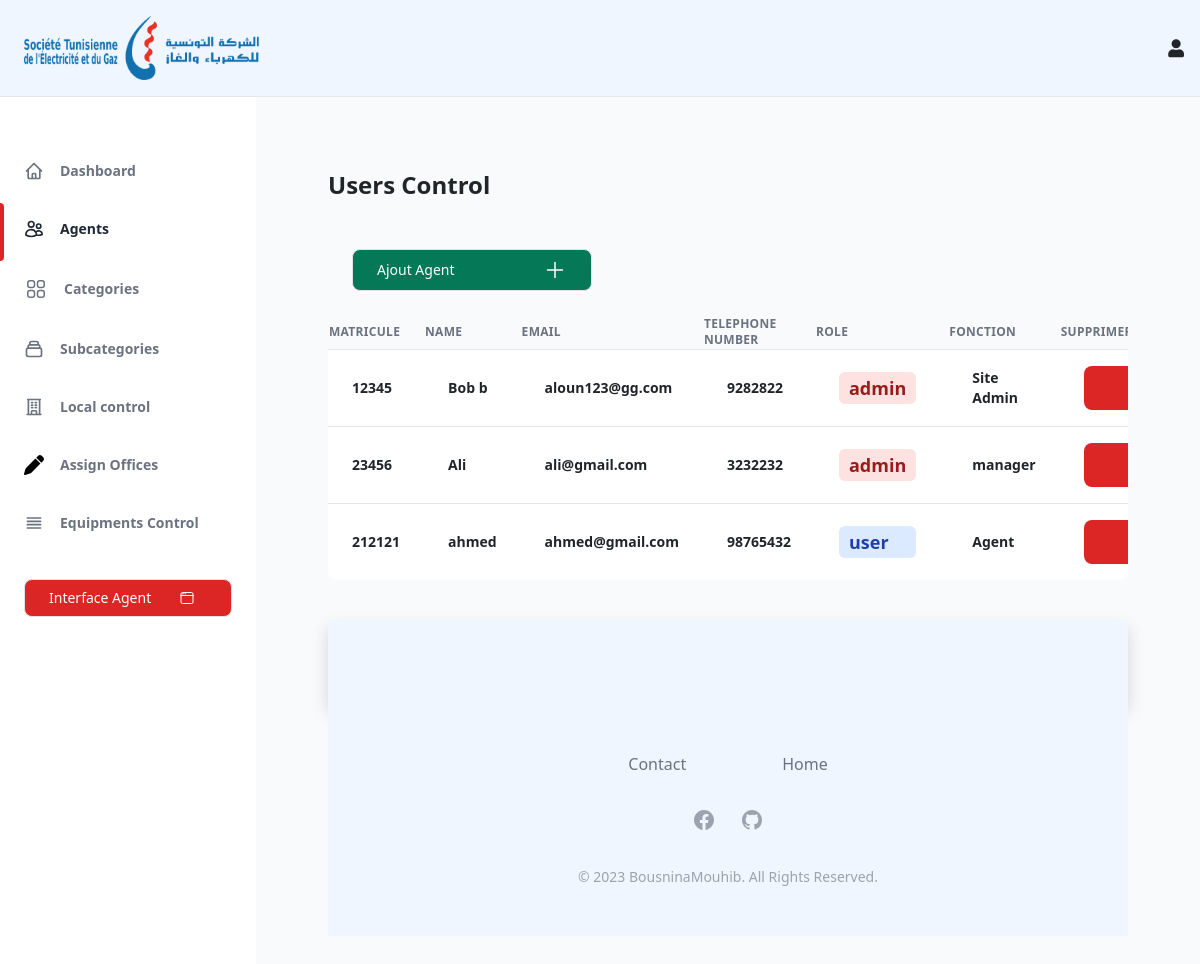
The app's page /usercontrol (signed in) with its own data.
### tables this page shows
CREATE TABLE `users` (
  `id_user` int(8) NOT NULL,
  `mat_user` int(5) NOT NULL,
  `name` varchar(35) NOT NULL,
  `email` varchar(200) NOT NULL,
  `password` varchar(30) NOT NULL,
  `role` varchar(8) NOT NULL DEFAULT 'user',
  `telnum` int(10) NOT NULL,
  `Fonction` varchar(30) NOT NULL
);

### core/Functions.php (called while the page is built, shortened)
<?php
function base_path($path)
{
    return BASE_PATH . $path;
}
function view($path, $attributes = []){
    extract($attributes);
    require  base_path('views/'.$path);
}

### controllers/admin/usercontrol/index.php (called while the page is built, shortened)
<?php
$config = require base_path('config.php');
$db = new Database($config['database']);
$users = $db->query("select * from users ") -> get();
$userOF = $db->query("
    SELECT localusers.*, local.name AS office_name, local.placement , users.name AS user_name
    FROM localusers
    JOIN local ON localusers.id_local = local.id_local
    JOIN users ON localusers.id_user = users.id_user
")->get();
view("admin/usercontrol.views.php", [
    'heading' => 'Users Control',
    'users' => $users,
    'userOF' => $userOF
]);

### public/index.php (called while the page is built, shortened)
<?php
require BASE_PATH . 'core/functions.php';
spl_autoload_register(function ($class) {
    $class = str_replace("\\", '/', $class);
});
$router = new \core\Router();
$uri = parse_url($_SERVER['REQUEST_URI'])['path'];
$method =$_POST['_method'] ?? $_SERVER['REQUEST_METHOD'];
$router->route($uri, $method);

### config.php (called while the page is built)
<?php
return [
    'database' => [
        'host' => 'localhost',
        'port' => 3306,
        'dbname' => 'steggestionim',
        'charset' => 'utf8mb4'
    ],
];

### core/Database.php (called while the page is built, shortened)
<?php
    class Database {
    public  $connection;
    public $statement;
    public function __construct($config,$username ="root" ,$password= "")
    {
        $dsn = ('mysql:' . http_build_query($config,'',';'));
        $this-> connection = new PDO($dsn, $username, $password,[
            PDO::ATTR_DEFAULT_FETCH_MODE => PDO::FETCH_ASSOC
        ]);
    }
    public function query($query,$params = [])
    {
        $this->statement = $this-> connection ->prepare($query);
        $this->statement->execute($params);
        return $this;
    }
    public function get(){
        return $this->statement->fetchAll();
    }
}

### views/admin/usercontrol.views.php (the view, shortened to what this page needs)
<?php require base_path('views/admin/partials/head.php'); ?>
<?php require base_path('views/admin/partials/header.php') ?>
<?php require base_path('views/admin/partials/aside.php') ?>
<?php
function getRoleColor($role)
{
    switch ($role) {
        case 'admin':
            return 'bg-red-100 text-red-800 text-lg font-medium me-2 px-2.5 py-0.5 rounded dark:bg-red-900 dark:text-red-300';
        case 'user':
            return 'bg-blue-100 text-blue-800 text-lg font-medium me-2 px-2.5 py-0.5 rounded dark:bg-blue-900 dark:text-blue-300';
    }
}
?>
<main class=" p-5 w-full h-full overflow-y-auto">
    <div class="container px-6 mx-auto grid ">
        <h1 class="my-6 text-2xl font-semibold text-black-700 dark:text-gray-200 ">
            <?= $heading ?>
        </h1>
        <div class="px-6 my-6 ">
            <button data-modal-target="authentication-modal" data-modal-toggle="authentication-modal" class="flex items-center justify-between w-60 px-4 py-2 text-sm font-medium leading-5 text-white transition-colors duration-150 bg-green-700 border border-transparent rounded-lg active:bg-green-800 hover:bg-green-800 focus:outline-none focus:shadow-outline-purple">
                Ajout Agent
                <span class="ml-2" aria-hidden="true">
                    <svg class="w-6 h-6 text-white" fill="none" stroke="currentColor" stroke-width="1.5" viewBox="0 0 24 24" xmlns="http://www.w3.org/2000/svg" aria-hidden="true">
                        <path stroke-linecap="round" stroke-linejoin="round" d="M12 4.5v15m7.5-7.5h-15"></path>
                    </svg>
                </span>
            </button>
        </div>
        <div class="w-full overflow-hidden rounded-lg shadow-xs">
            <div class="w-full overflow-x-auto">
                <table class="w-full whitespace-no-wrap">
                    <thead>
                        <tr class="text-xs font-semibold tracking-wide text-left text-gray-500 uppercase border-b dark:border-gray-700 bg-gray-50 dark:text-gray-400 dark:bg-gray-800">
                            <th>Matricule</th>
                            <th>Name</th>
                            <th>Email</th>
                            <th>Telephone Number</th>
                            <th>role</th>
                            <th>Fonction</th>
                            <th>Supprimer</th>
                        </tr>
                    </thead>
                    <tbody class="text-left bg-white divide-y dark:divide-gray-700 dark:bg-gray-800">
                        <?php foreach ($users as $user) : ?>
                            <tr>
                                <td class="px-4 py-3 text-sm">
                                    <p class="font-semibold">
                                        <?= $user['mat_user']; ?>
                                </td>
                                <td class="px-4 py-3 text-sm">
                                    <p class="font-semibold"><?= $user['name']; ?>
                                </td>
                                <td class="px-4 py-3 text-sm">
                                    <p class="font-semibold">
                                        <?= $user['email']; ?>
                                </td>
                                <td class="px-4 py-3 text-sm">
                                    <p class="font-semibold">
                                        <?= $user['telnum']; ?>
                                </td>
                                <td class="px-4 py-3 text-sm">
                                    <p class="font-semibold <?= getRoleColor($user['role']) ?>">
                                        <?= $user['role']; ?>
                                </td>
                                <td class="px-4 py-3 text-sm">
                                    <p class="font-semibold">
                                        <?= $user['Fonction']; ?>
                                </td>
                                <td class="px-4 py-3 text-sm">
                                    <button data-modal-target="popup-modal-<?= $user['id_user'] ?>" data-modal-toggle="popup-modal-<?= $user['id_user'] ?>" class="block text-white bg-red-600 hover:bg-red-800 focus:ring-4 focus:outline-none focus:ring-blue-300 font-medium rounded-lg text-sm px-5 py-2.5 text-center">
                                    </button>
                                </td>
                            </tr>
                        <?php endforeach; ?>
                    </tbody>
                </table>
            </div>
        </div>
        <div>
        <footer class="pt-10">
            <?php require base_path('views/admin/partials/foot.php') ?>
        </footer>
    </div>
</main>

### core/Router.php (shortened to what this page needs)
<?php
class Router{
    protected $routes = [];
    public function add($method,$uri,$controller){
        $this->routes[] = [
            'uri' => $uri,
            'controller' => $controller,
            'method' => $method
        ];
    }
    public function route($uri,$method)
    {
        foreach($this->routes as $route){
            if ($route['uri']===$uri && $route['method'] === strtoupper($method)){
                return require base_path($route['controller']);
            }
        }
    }
}

### records on screen
users: mat_user "12345", name "Bob b", email "aloun123@gg.com", telnum "9282822", role "admin", Fonction "Site Admin"
users: mat_user "23456", name "Ali", email "ali@gmail.com", telnum "3232232", role "admin", Fonction "manager"
users: mat_user "212121", name "ahmed", email "ahmed@gmail.com", telnum "98765432", role "user", Fonction "Agent"
